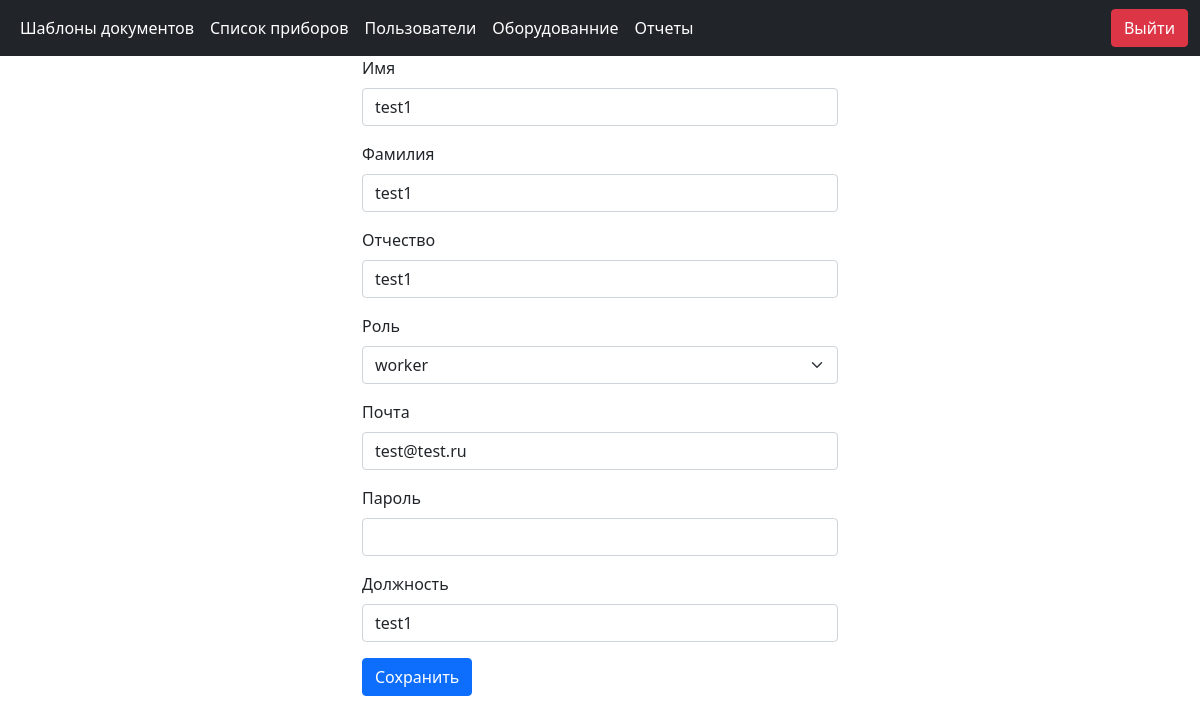
The app's page /admin/user/edit/2 (signed in) with its own data.
### Server/database.py (models this page shows, shortened)
class User(db.Model, UserMixin):
    __tablename__ = "users"
    id = Column(Integer, primary_key=True, autoincrement=True)
    name = Column(String(32), nullable=False)
    surname = Column(String(32), nullable=False)
    patronymics = Column(String(32), nullable=False)
    email = Column(String(128), nullable=False)
    password_hash = Column(String, nullable=False)
    job_title = Column(String, nullable=False)
    painting = Column(String, nullable=True, default="none")
    id_role = Column(ForeignKey("roles.id"))
    role = relationship('Role')
    @property
    def password(self):
        return self.password_hash

### Server/Blueprints/admin/admin.py (the view, shortened to what this page needs)
@admin_router.route('/user/edit/', methods=['GET', 'POST'])
@admin_router.route("/user/edit/<int:user_id>", methods=["POST", "GET"])
@login_required
def manage_user(user_id=None):
    user_service = UserService()
    form = UserForm()
    form.id_role.choices = [(i.id, i.name) for i in user_service.get_list_roles()]
    user = None
    if request.method == 'GET':
        if user_id:
            user = user_service.get_user(user_id)
            if user:
                form.id.data = user.id
                form.name.data = user.name
                form.surname.data = user.surname
                form.patronymics.data = user.patronymics
                form.id_role.data = user.id_role
                form.email.data = user.email
                form.job_title.data = user.job_title
        return render_template("form_user_page.html",
                               menu=menu,
                               form=form,
                               user=user)

### Server/Forms/UserForm.py (shortened to what this page needs)
class UserForm(FlaskForm):
    id = HiddenField("id")
    name = StringField('Имя', validators=[DataRequired()])
    surname = StringField('Фамилия', validators=[DataRequired()])
    patronymics = StringField('Отчество', validators=[Optional()])
    id_role = SelectField('Роль', coerce=int, validators=[DataRequired()])
    email = StringField('Почта', validators=[DataRequired(), Email()])
    password = PasswordField('Пароль', validators=[Optional()])
    job_title = StringField('Должность', validators=[Optional()])
    submit = SubmitField('Сохранить')

### Server/Blueprints/admin/admin.py (called while the page is built)
@admin_router.before_request
def is_admin():
    if current_user.is_authenticated:
        user_roles = current_user.user.role.name
        if "admin" != user_roles and "super_admin" != user_roles:
            return redirect("/")
    else:
        return redirect("/")

### Server/Models/UserSession.py (called while the page is built)
    @property
    def user(self):
        return self.__user

### Server/Repository/UserRepository.py (called while the page is built)
    def get_user(self, id_user: int) -> User | None:
        return self.__session.get(User, id_user)

    def get_list_roles(self) -> list[Role] | None:
        return self.__session.query(Role).all()

### Server/Services/UserService.py (called while the page is built)
    def get_list_roles(self) -> list[GetRole] | None:
        return [GetRole.model_validate(i, from_attributes=True) for i in self.__user_repository.get_list_roles()]

    def get_user(self, id_user: int) -> User:
        return self.__user_repository.get_user(id_user)

### app.py (called while the page is built)
@login_manager.user_loader
def load_user(id_user) -> UserSession:
    from Server.Repository.UserRepository import UserRepository
    repo = UserRepository(db.session)
    return UserSession(GetUser.model_validate(repo.get_user(int(id_user)), from_attributes=True))

### Server/Blueprints/admin/templates/form_user_page.html (shortened to what this page needs)
{% extends 'base_admin.html' %}
{% block content %}
<div class="container justify-content-center form__sigin">
    <div class="row align-items-center form__sigin__row">
      <div class="col align-self-center">
        <form method="post" >
          <div class="mb-3">
            {{ form.name.label(class="form-label") }}
            {{ form.name(class="form-control") }}
          </div>
          <div class="mb-3">
            {{ form.surname.label(class="form-label") }}
            {{ form.surname(class="form-control") }}
          </div>
          <div class="mb-3">
            {{ form.patronymics.label(class="form-label") }}
            {{ form.patronymics(class="form-control") }}
          </div>
          <div class="mb-3">
            {{ form.id_role.label(class="form-label") }}
            {{ form.id_role(class="form-select") }}
          </div>
          <div class="mb-3">
            {{ form.email.label(class="form-label") }}
            {{ form.email(class="form-control") }}
          </div>
          <div class="mb-3">
            {{ form.password.label(class="form-label") }}
            {{ form.password(class="form-control") }}
          </div>
          <div class="mb-3">
            {{ form.job_title.label(class="form-label") }}
            {{ form.job_title(class="form-control") }}
          </div>
            <button type="submit" class="btn btn-primary">{{ form.submit.label.text }}</button>
        </form>
      </div>
    </div>
</div>
{% endblock %}

### static/css/styles.css (style rules this page uses)
.form__sigin { width: 500px; height: 100vh; }
.form__sigin__row { height: 70%; }

### records on screen
User: name "test1", surname "test1", patronymics "test1", id_role "worker", email "test@test.ru", job_title "test1"

### other values on screen
{{ p.title }} "Шаблоны документов" "Список приборов" "Пользователи" "Оборудованние" "Отчеты"
